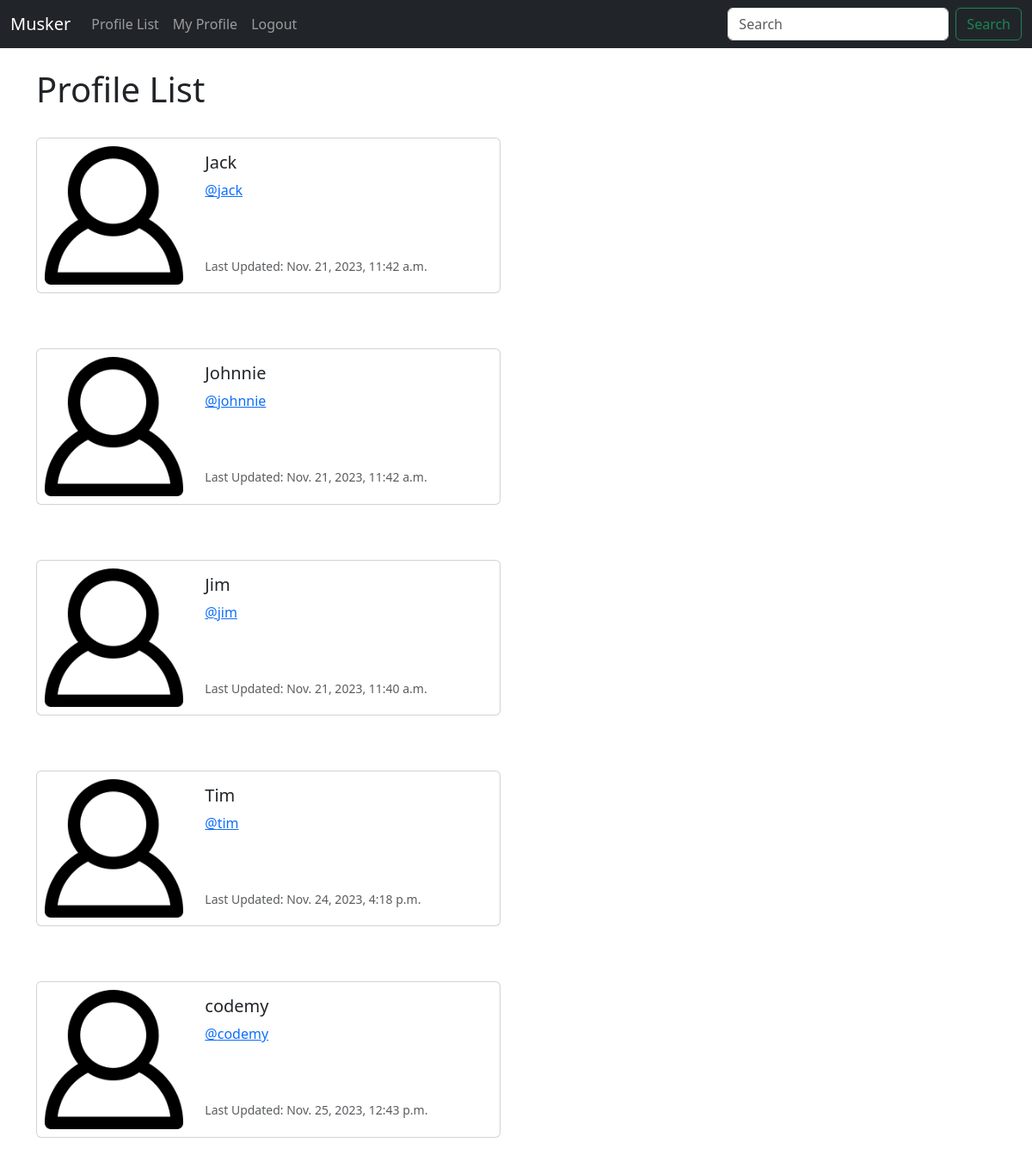
/profile_list/ (signed in), run on an earlier commit of the app's database.
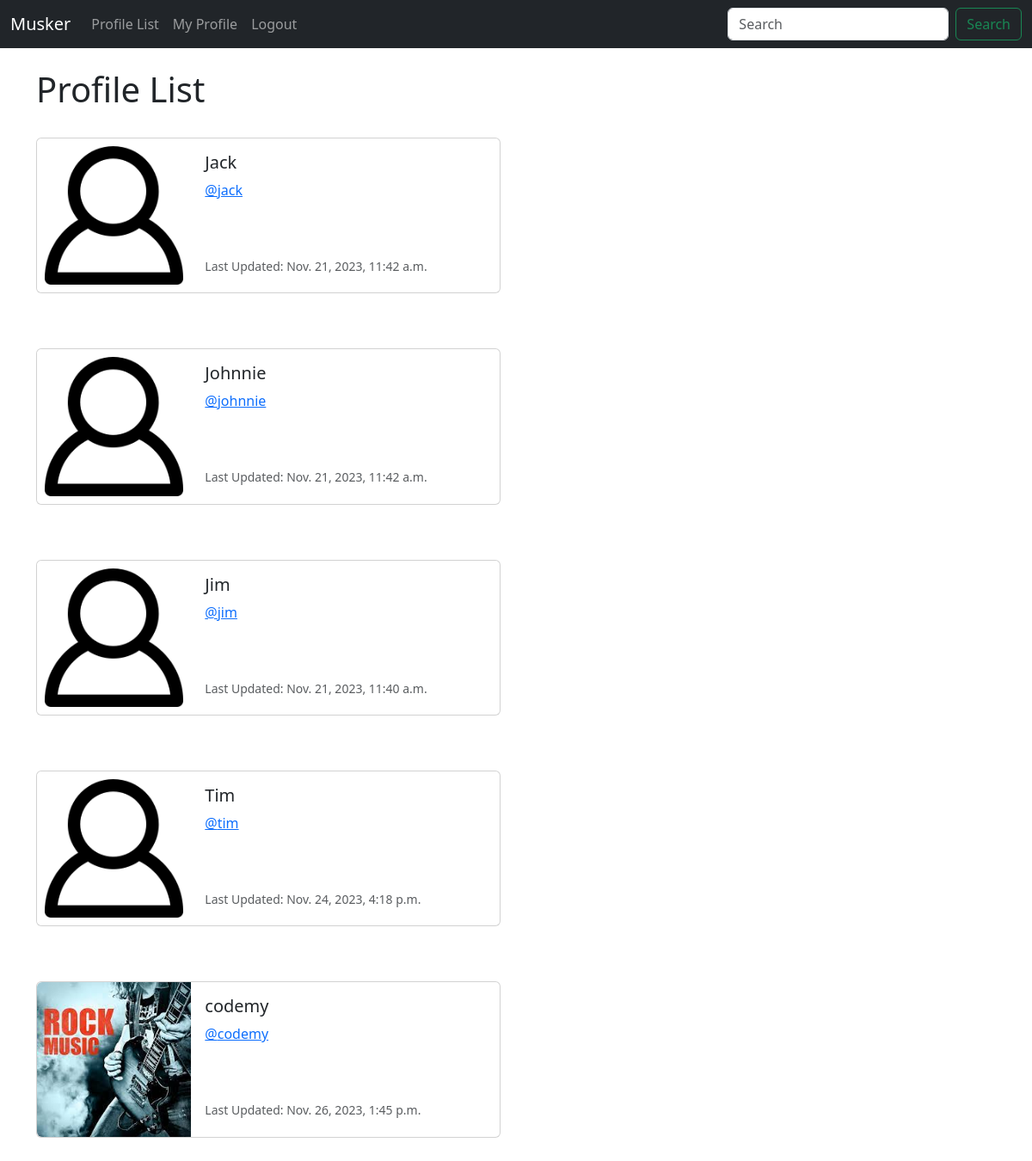
And on a later commit of the database.
### musker/models.py (models this page shows, shortened)
class Profile(models.Model):
    user = models.OneToOneField(User, on_delete=models.CASCADE)
    follows = models.ManyToManyField('self', related_name='followed_by', symmetrical=False, blank=True)
    date_modified = models.DateTimeField(User, auto_now=True)
    profile_image = models.ImageField(null=True, blank=True, upload_to='images/')

### musker/views.py (the view)
# urls.py: path('profile_list/', views.profile_list, name='profile_list'),
def profile_list(request):
	if request.user.is_authenticated:
		profiles = Profile.objects.exclude(user=request.user)
		return render(request, 'profile_list.html', {'profiles':profiles})
	else:
		messages.success(request, ('You Must Be Logged In To View This Page'))
		return redirect('home')

### musker/templates/profile_list.html
{% extends 'base.html' %}
{% load static %}
{% block content %}
    <h1>Profile List</h1>
    <br/>
    {% if profiles %}
        {% for profile in profiles %}
            <div class="card mb-3" style="max-width: 540px;">
                <div class="row g-0">
                <div class="col-md-4">
                    {% if profile.profile_image %}
                        <img src="{{ profile.profile_image.url }}" width=200, height=200 class="img-fluid rounded-start" alt="{{ profile.user.username }}">
                    {% else %}
                        <img src="{% static 'images/default_profile_pic.png' %}" class="img-fluid rounded-start" alt="Profile Image">
                    {% endif %}
                </div>
                <div class="col-md-8">
                    <div class="card-body">
                    <h5 class="card-title">{{ profile.user.username }}</h5>
                    <p class="card-text"><a href="{% url 'profile' profile.user.id %}">@{{ profile.user.username | lower }}</a></p>
                    <br/><br/>
                    <p class="card-text"><small class="text-body-secondary">Last Updated: {{ profile.date_modified }}</small></p>
                    </div>
                </div>
                </div>
            </div>
            <br/><br/>
        {% endfor %}
    {% endif %}
{% endblock %}

### musker/templates/base.html (shortened to what this page needs)
<!doctype html>
<html lang="en">
  <head>
    <link href="https://cdn.jsdelivr.net/npm/bootstrap@5.3.2/dist/css/bootstrap.min.css" rel="stylesheet">
  </head>
  <body>
    {% include 'navbar.html' %}
    <div class="container">
        <br/>
        {% block content %}
        {% endblock %}
    </div>
  </body>
</html>

### musker/templates/navbar.html (shortened to what this page needs)
<nav class="navbar navbar-expand-lg navbar-dark bg-dark">
    <div class="container-fluid">
      <a class="navbar-brand" href="{% url 'home' %}">Musker</a>
      <div class="collapse navbar-collapse" id="navbarSupportedContent">
        <ul class="navbar-nav me-auto mb-2 mb-lg-0">
          <li class="nav-item">
            <a class="nav-link" href="{% url 'profile_list' %}">Profile List</a>
          </li>
          {% if user.is_authenticated %}
            <li class="nav-item">
              <a class="nav-link" href="{% url 'profile' request.user.id %}">My Profile</a>
            </li>
            <li class="nav-item">
              <a class="nav-link" href="{% url 'logout' %}">Logout</a>
            </li>
          {% endif %}
        </ul>
        <form class="d-flex" role="search">
          <input class="form-control me-2" type="search" placeholder="Search" aria-label="Search">
          <button class="btn btn-outline-success" type="submit">Search</button>
        </form>
      </div>
    </div>
  </nav>

What changed in the data, as far as the page shows it:
changed Profile "codemy": profile_image: picture added; date_modified "Nov. 25, 2023, 12:43 p.m." → "Nov. 26, 2023, 1:45 p.m."
